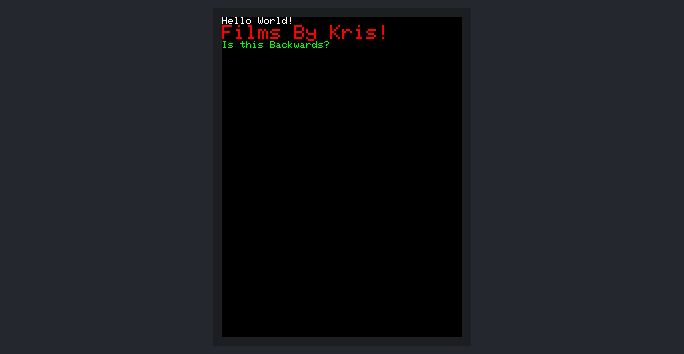
Recording of a sketch running on a simulated Arduino Uno, built with avr-gcc and run on an emulated ATmega328P. Parts: 240×320 colour display. What the sketch prints to the serial monitor is not drawn.

Above: at 2.3 s.
At 4.4 s:
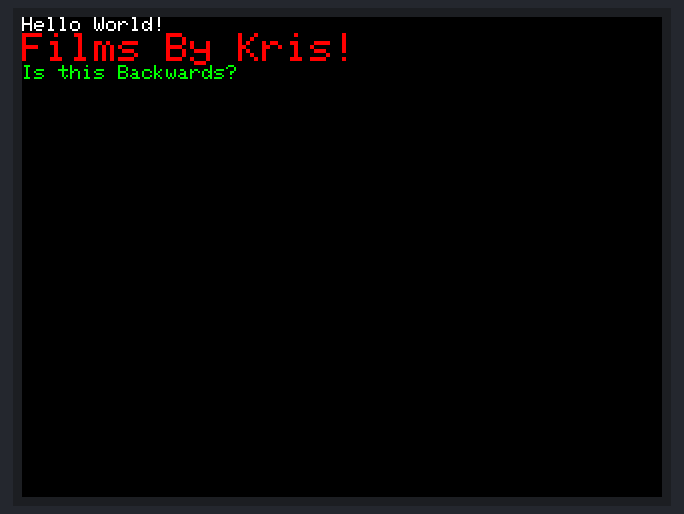

The sketch:

graphicstest.ino
```cpp
/*
 * ESP Code for 1.8" TFT SPI Display
 * This code is not working correctly yet.
 * Use the Adafruit_ILI9340 that came with this code
 * at the time of writing this the Adafruit_ILI9340 lib
 * that is supplied by Arduino doesn't work at all
 * (although maybe it does by the time you are reading this)
 *
 * Pinout:
 * LED - 3.3V
 * SCK - D5 - GPIO #14
 * SDA - D7 - GPIO #13
 * AO - D4 - GPIO #02
 * RESET - RST
 * CS - D1 - GPIO #5
 * GND - GND
 * VCC - 3.3V
 */
#include <SPI.h>

#include <Adafruit_GFX.h>
#include <Adafruit_ILI9340.h>

#if defined(__SAM3X8E__)
    #undef __FlashStringHelper::F(string_literal)
    #define F(string_literal) string_literal
#endif

#define _sclk 14
#define _miso 12
#define _mosi 13
#define _cs 15
#define _dc 2
#define _rst 4

// Using software SPI is really not suggested, its incredibly slow
//Adafruit_ILI9340 tft = Adafruit_ILI9340(_cs, _dc, _mosi, _sclk, _rst, _miso);
// Use hardware SPI
Adafruit_ILI9340 tft = Adafruit_ILI9340(_cs, _dc, _rst);

void setup() {
  Serial.begin(9600);

  Serial.println("Adafruit 2.2\" SPI TFT Test!");

  tft.begin();
  //testFillScreen();
  delay(2000);
}

void loop(void) {
  for(uint8_t rotation=0; rotation<4; rotation++) {
    tft.setRotation(rotation);
    testText();
    delay(2000);
  }
  //testFillScreen();
}


unsigned long testFillScreen() {
  tft.fillScreen(ILI9340_BLACK);
  tft.fillScreen(ILI9340_RED);
  tft.fillScreen(ILI9340_GREEN);
  tft.fillScreen(ILI9340_BLUE);
  tft.fillScreen(ILI9340_BLACK);
}

unsigned long testText() {
  tft.fillScreen(ILI9340_BLACK);;
  tft.setCursor(0, 0);
  tft.setTextColor(ILI9340_WHITE);  tft.setTextSize(1);
  tft.println("Hello World!");
  tft.setTextColor(ILI9340_RED);  tft.setTextSize(2);
  tft.println("Films By Kris!");
    tft.setTextColor(ILI9340_GREEN);  tft.setTextSize(1);
  tft.println("Is this Backwards?");

}
```

Measured:
- by itself, everything shown: repeats every 4.2 s, in 4 steps
- what the display in image 0 shows lasts 2.0 s, from 2.2 s to 4.2 s
